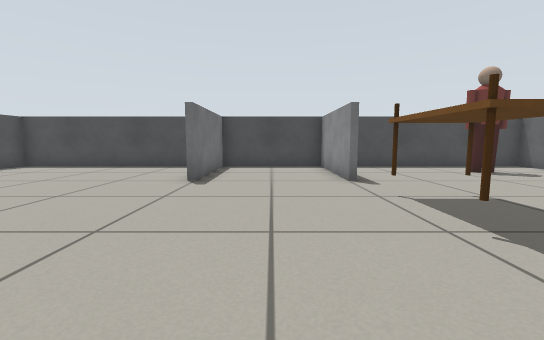
[1] (above)

15 first-person views from a walk through a Gazebo world. The camera is 0.51 m above the floor, tilts 6° down and sees 90° across. The lines on the ground mark 1 m squares. The floor is counted in squares, 0.5 m on a side. Each view is taken from the middle of a square. On the plan, view 1 faces up. The plan holds only what a view shows up to about 11 squares ahead; the rest is blank. The place goes on beyond the plan. Simple shapes stand in for some stock models.

[2]
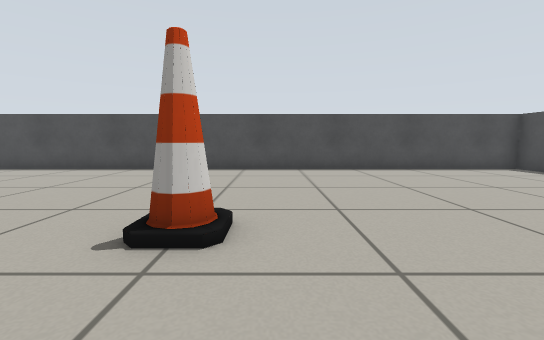

[3]
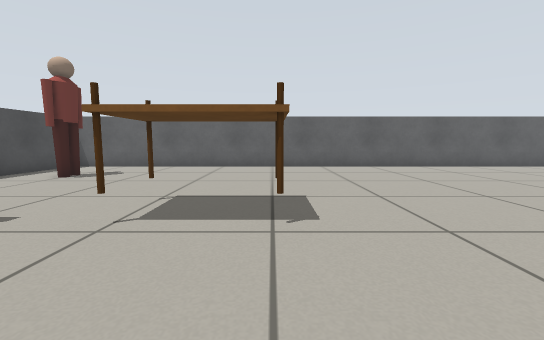

[4]
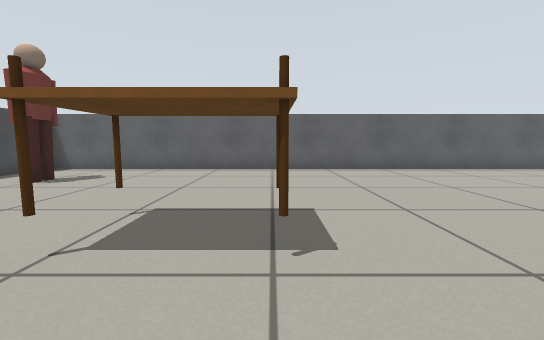

[5]
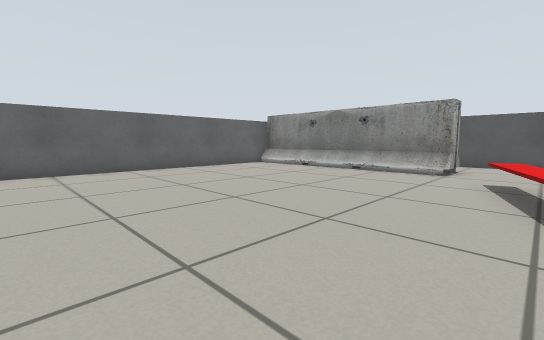

[6]
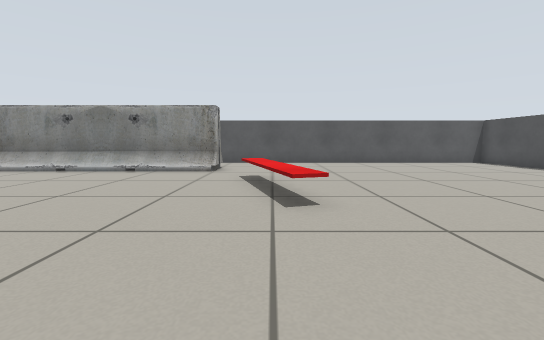

[7]
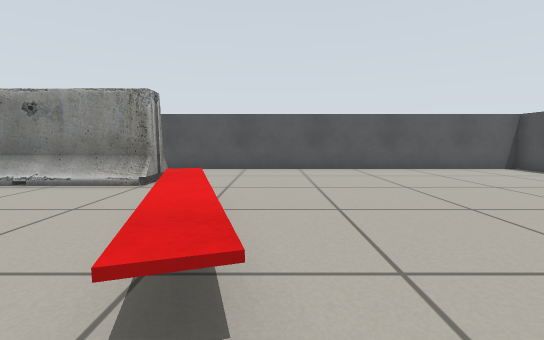

[8]
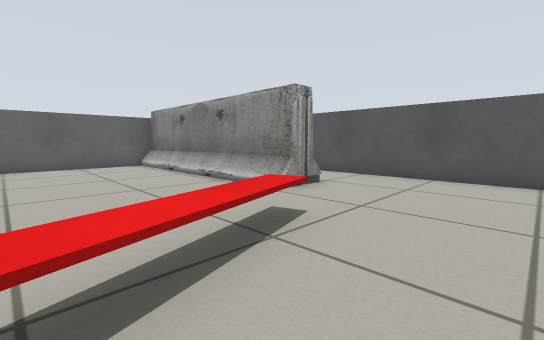

[9]
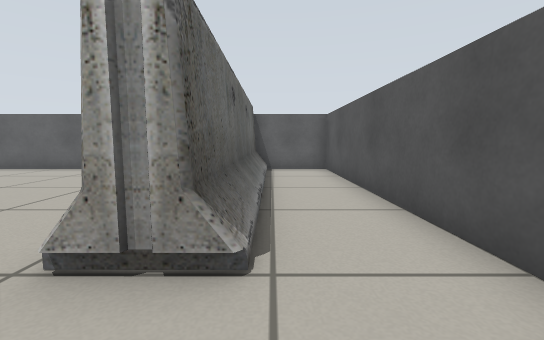

[10]
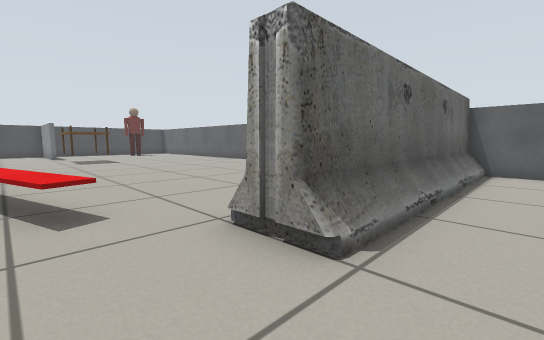

[11]
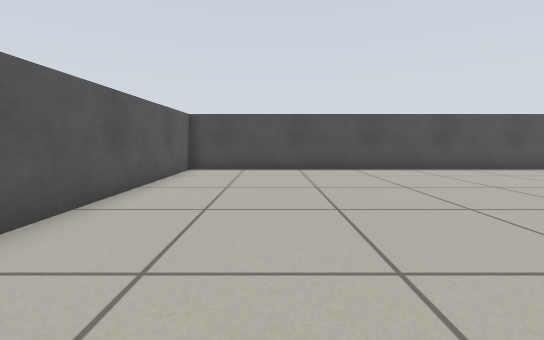

[12]
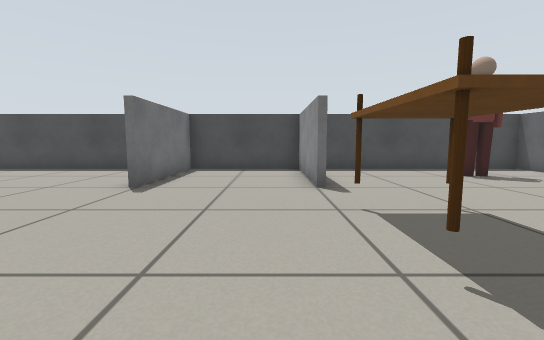

[13]
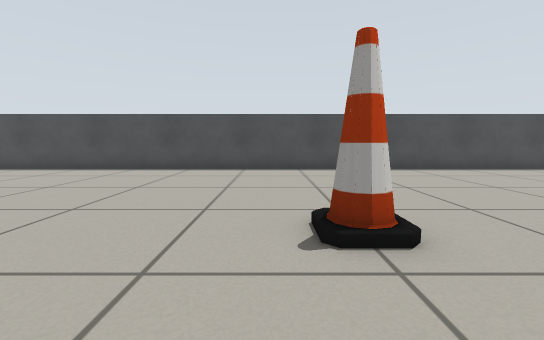

[14]
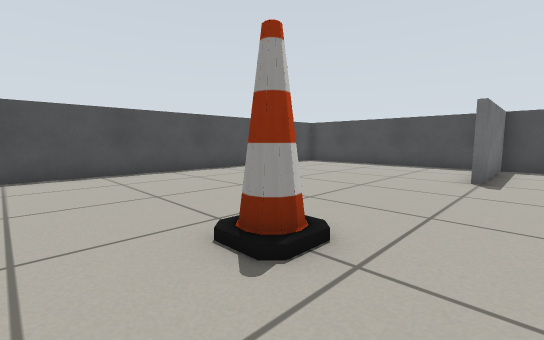

[15]
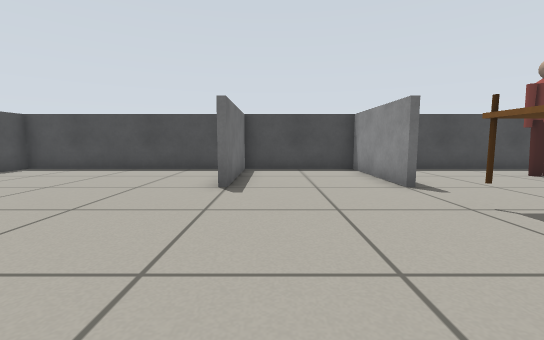

### Floor plan
Points are (right, up) in squares from view 1. A wall is a line through its corners. A room is listed if a view was taken in it or the views show most of it. See-through windows are left out.
Room 1 (views 1, 2, 3, 4, 5, 6, 7, 8, 9, 10, 11, 12, 13, 14, 15)
walls: (2, 7) (2, 11) (-2, 11) (-2, 7); (-2.8, 11) (-10, 11) (-10, -13) (10, -13) (10, -10.4); (10, -8.8) (10, 11) (3, 11)
objects: cone (-3, 1); red box (-1, -8) to (1, -4); barrier (2, -11) to (9, -9); table (2, 3) to (4, 5); person (7, 9)

Positions as (right, up) in squares from view 1, and headings:
1: (0, 0), facing up
2: (0, 2), facing left
3: (-1, 3), facing right
4: (0, 3), facing right
5: (0, 0), facing down-right
6: (0, 0), facing down
7: (-1, -3), facing down
8: (-2, -5), facing down-right
9: (0, -11), facing right
10: (0, -12), facing up-right
11: (0, -10), facing left
12: (1, 1), facing up
13: (0, 0), facing left
14: (-1, -1), facing up-left
15: (-1, 1), facing up
